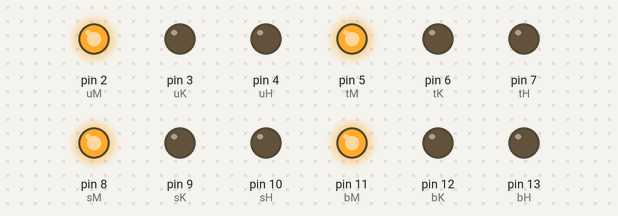
A sketch run on a simulated Arduino Uno, built with avr-gcc and run on an emulated ATmega328P. On the bench: output pins drawn as LEDs (lit = HIGH).

Above: at 0.1 s.
At 2.1 s:
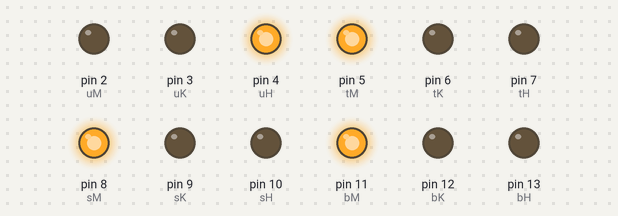
At 10.0 s:
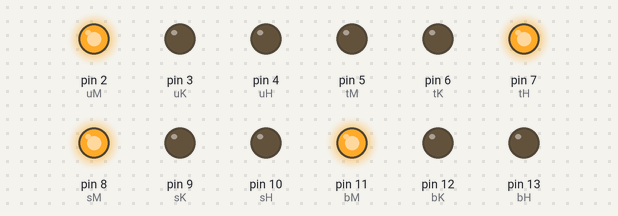
At 18.0 s:
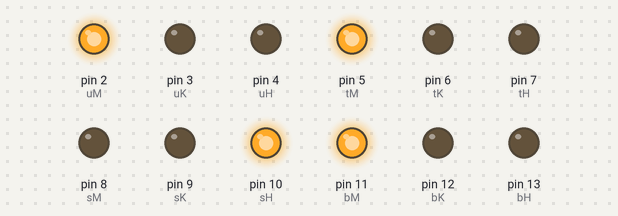
At 26.0 s:
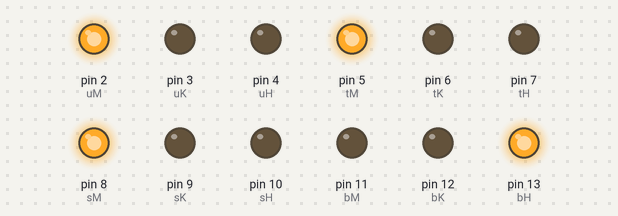
At 39.82 s:
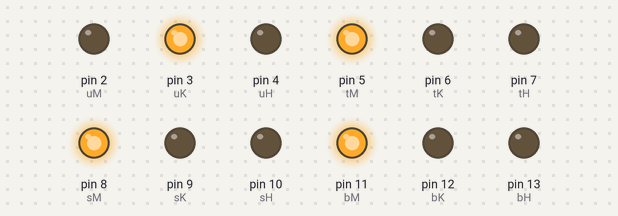
Timing chart, 0 to 40.0 s (numbered marks = the images above):
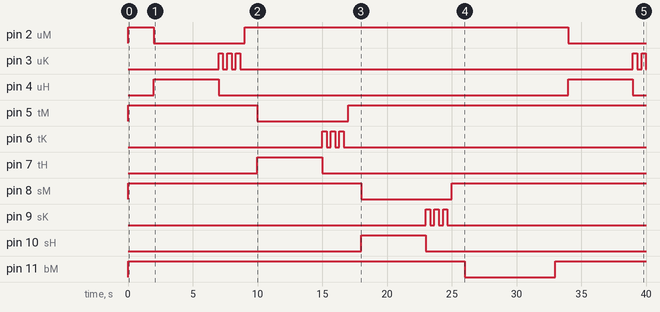

Measured:
- by itself, pin 2 (uM): HIGH → LOW at 2.0 s, → HIGH 7.0 s later, → LOW 25.0 s later
- by itself, pin 3 (uK): LOW → HIGH at 7.0 s, → LOW 0.33 s later, → HIGH 0.33 s later, → LOW 0.33 s later, … (10 changes in this stretch)
- by itself, pin 4 (uH): alternates HIGH for 5.0 s and LOW for 27.0 s
- by itself, pin 5 (tM): HIGH → LOW at 10.0 s, → HIGH 7.0 s later
- by itself, pin 6 (tK): LOW → HIGH at 15.0 s, → LOW 0.33 s later, → HIGH 0.33 s later, → LOW 0.33 s later, … (6 changes in this stretch)
- by itself, pin 7 (tH): LOW → HIGH at 10.0 s, → LOW 5.0 s later
- by itself, pin 8 (sM): HIGH → LOW at 18.0 s, → HIGH 7.0 s later
- by itself, pin 9 (sK): LOW → HIGH at 23.0 s, → LOW 0.33 s later, → HIGH 0.33 s later, → LOW 0.33 s later, … (6 changes in this stretch)

The sketch:

tugas_3_khaila_traffic_light_4_arah1.ino
```cpp
// --- KONFIGURASI PIN ---
// Utara
int uM = 2, uK = 3, uH = 4;
// Timur
int tM = 5, tK = 6, tH = 7;
// Selatan
int sM = 8, sK = 9, sH = 10;
// Barat
int bM = 11, bK = 12, bH = 13;

void setup() {
  for (int i = 2; i <= 13; i++) {
    pinMode(i, OUTPUT);
  }
  // Kondisi default: Semua lampu dalam kondisi MERAH
  semuaMerah();
  delay(2000); // Tahan 2 detik biar kamu bisa lihat semua MERAH di awal
}

// Fungsi untuk memaksa semua lampu menjadi MERAH
void semuaMerah() {
  // Matikan semua Hijau dan Kuning
  digitalWrite(uH, LOW); digitalWrite(uK, LOW);
  digitalWrite(tH, LOW); digitalWrite(tK, LOW);
  digitalWrite(sH, LOW); digitalWrite(sK, LOW);
  digitalWrite(bH, LOW); digitalWrite(bK, LOW);

  // Nyalakan semua Merah
  digitalWrite(uM, HIGH);
  digitalWrite(tM, HIGH);
  digitalWrite(sM, HIGH);
  digitalWrite(bM, HIGH);
}

// Fungsi efek kedip 3 kali dan menyala selama 2 detik
void kedipKuning(int pinKuning) {
  for (int i = 0; i < 3; i++) {
    digitalWrite(pinKuning, HIGH);
    delay(333); // 333ms nyala
    digitalWrite(pinKuning, LOW);
    delay(333); // 333ms mati
  }
  // Total durasi (333+333) * 3 = 1998ms (~2 detik)
}

// Gunakan fungsi untuk modularisasi
void aktifkanSimpang(int pinH, int pinK, int pinM) {
  digitalWrite(pinM, LOW);   // Matikan merah di sisi ini
  digitalWrite(pinH, HIGH);  // Lampu Hijau: Menyala selama 5 detik
  delay(5000);

  digitalWrite(pinH, LOW);   // Hijau mati
  kedipKuning(pinK);         // Lampu Kuning: Diberikan efek kedip 3 kali

  digitalWrite(pinM, HIGH);  // Lampu Merah: Menyala kembali setelah hijau selesai
  // Jeda 1 detik dalam Kondisi Default (Semua Merah) sebelum simpang lain nyala
  delay(1000);
}

void loop() {
  // Lampu hijau menyala bergiliran searah jarum jam: Utara -> Timur -> Selatan -> Barat
  aktifkanSimpang(uH, uK, uM);
  aktifkanSimpang(tH, tK, tM);
  aktifkanSimpang(sH, sK, sM);
  aktifkanSimpang(bH, bK, bM);
}
```
